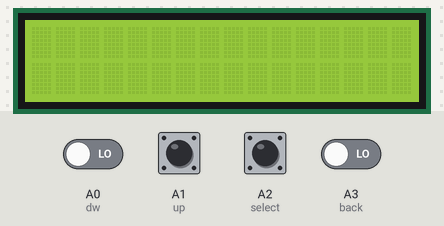
Bench run of a sketch on a simulated Arduino Uno, built with avr-gcc and run on an emulated ATmega328P. On the bench: 16×2 character LCD. Inputs (shaded band) come from the test bench; at power-on: A1 (up) HIGH, A0 (dw), A2 (select), A3 (back) LOW. No radio packets arrive unless stated.

Above: at 1.2 s.
1.3 s: A0 (dw) driven HIGH
At 1.7 s:
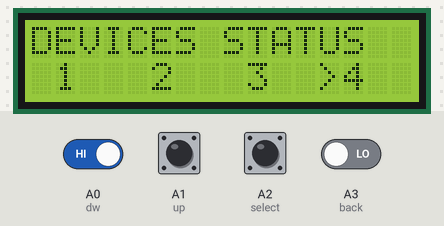
2.8 s: A2 (select) pulled HIGH for 0.15 s
At 3.6 s:
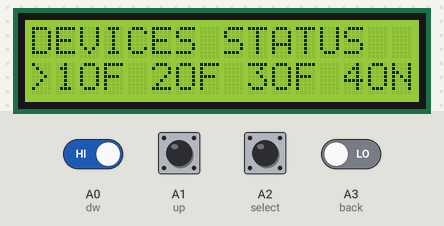
4.4 s: A2 (select) pulled HIGH for 1 s
At 4.8 s:
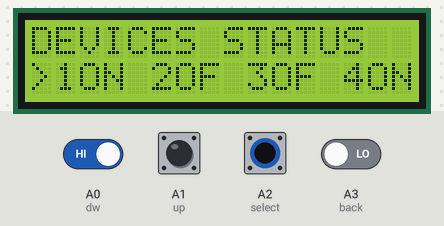
Timing chart, 0 to 7.4 s (numbered marks = the images above; inputs shaded):
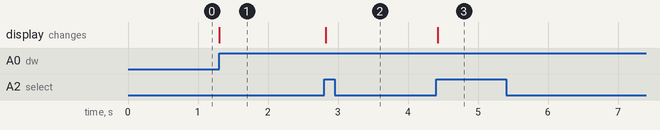

Measured:
- after the input at 1.3 s, the display: changes at once (image 1)
- after the input at 2.8 s, the display: changes at once (image 2)
- after the input at 4.4 s, the display: changes at once (image 3)

The sketch:

TX_KD.ino
```cpp
#include <RF24.h>
#include <LiquidCrystal.h>
#include<SPI.h>
#define up    A1
#define select A2
#define dw    A0
#define back  A3
#define ON    1
#define OFF   0
RF24 radio(9, 10);
const byte address[6] = "12345";
LiquidCrystal lcd(7,6,5,4,3,2);
unsigned tt=1;
int ena=0;
bool motor1_status = OFF;
bool motor2_status = OFF;
bool motor3_status = OFF;
bool motor4_status = OFF;
const int motor1 = 1;
const int motor2 = 2;
const int motor3 = 3;
const int motor4 = 4;
bool result;
typedef struct linker
{
  struct linker *pre;
  int menuID;
  char title[16];
  char list1[4];
  struct linker *menulist1;
  void(*activationON)(int,int);
  char list2[4];
  struct linker *menulist2;
  void(*activationOFF)(int,int);
  char list3[4];
  struct linker *menulist3;
  char list4[4];
  struct linker *menulist4;
} menu;
menu *ptr;

void send_data(int menuID, int status) {
  char message[6]="";
  sprintf(message, "%d%s", menuID, status ? "ON" : "OFF");
  radio.write(&message, sizeof(message));
}
void activation(int devices, int status){
  switch(devices){
    case motor1:
      motor1_status = status;
      send_data(devices, status);
      break;
    case motor2:
      motor2_status = status;
      send_data(devices, status);
      break;
    case motor3:
      motor3_status = status;
      send_data(devices, status);
      break;
    case motor4:
      motor4_status = status;
      send_data(devices, status);
      break;
  }
}
menu Motor1 = {
  NULL,motor1,
  "               ",
  "ON ", NULL,&activation,
  "OFF", NULL,&activation,
  "   ", NULL,
  "   ", NULL,
};

menu Motor2 = {
  NULL,motor2,
  "               ",
  "ON ", NULL,&activation,
  "OFF", NULL,&activation,
  "   ", NULL,
  "   ", NULL,
};

menu Motor3 = {
  NULL,motor3,
  "               ",
  "ON ", NULL,&activation,
  "OFF", NULL,&activation,
  "   ", NULL,
  "   ", NULL,
};

menu Motor4 = {
  NULL,motor4,
  "               ",
  "ON ", NULL,&activation,
  "OFF", NULL,&activation,
  "   ", NULL,
  "   ", NULL,
};

menu mainmenu = {
  NULL,NULL,
  "DEVICES STATUS",
  "1  ", NULL,NULL,
  "2  ", NULL,NULL,
  "3  ", NULL,
  "4  ", NULL,
};


void displaymenu(menu *menu)
{
  lcd.setCursor(0,0);
  lcd.print(menu->title);
  lcd.setCursor(1,1);
  lcd.print(menu->list1);
  lcd.setCursor(5,1);
  lcd.print(menu->list2);
  lcd.setCursor(9,1);
  lcd.print(menu->list3);
  lcd.setCursor(13,1);
  lcd.print(menu->list4);
}
void contro_lcd() {
  lcd.setCursor(0,1); lcd.print(tt==1 ? ">" : " ");
  lcd.setCursor(4,1); lcd.print(tt==2 ? ">" : " ");
  lcd.setCursor(8,1); lcd.print(tt==3 ? ">" : " ");
  lcd.setCursor(12,1); lcd.print(tt==4 ? ">" : " ");
}
void button_up()
{
   if(digitalRead(up)==0)
   {
      delay(20);
      if(digitalRead(up)==0)
      {
        if(ena==1){
          tt++;
          if(tt>2)tt=1;
        }
        else{
         tt++;
         if(tt>4)tt=1;
        }
        while(digitalRead(up)==0);
      }
   }
}
void button_dw()
{
   if(digitalRead(dw)==0)
   {
      delay(20);
      if(digitalRead(dw)==0)
      {
        if(ena==1){
          if(tt>=0){
            tt--;
            if(tt<=0)tt=2;
          }
        }
        else{
        if(tt>=0){
         tt--;
         if(tt<=0)tt=4;
        }
        }
         while(digitalRead(dw)==0);
      }
   }
}
void button_select()
{
  if(digitalRead(select)==0)
   {
      delay(20);
      if(digitalRead(select)==0)
      {
        if(ena==0){

          if(tt==1){
            ptr=(ptr->menulist1==NULL)?ptr:ptr->menulist1;
          }
          if(tt==2){
            ptr=(ptr->menulist2==NULL)?ptr:ptr->menulist2;
          }
          if(tt==3){
            ptr=(ptr->menulist3==NULL)?ptr:ptr->menulist3;
          }
          if(tt==4){
            ptr=(ptr->menulist4==NULL)?ptr:ptr->menulist4;
          }
          ena=1;
          tt=1;
        }
        if(ena==1){
            if(tt==1){
              if(ptr->activationON!=NULL)ptr->activationON(ptr->menuID,ON);
            }
            if(tt==2){
              if(ptr->activationOFF!=NULL)ptr->activationOFF(ptr->menuID,OFF);
            }
          }
        }
         while(digitalRead(select)==0);
    }


}
void button_back()
{
  if(digitalRead(back)==0)
   {
      delay(20);
      if(digitalRead(back)==0)
      {
        ena=0;
        ptr=(ptr->pre==NULL)?ptr:ptr->pre;
        tt=1;
         while(digitalRead(select)==0);
      }
   }

}
void update_mainmenu_status() {
  strcpy(mainmenu.list1,(motor1_status==ON)?"1ON":"1OF");
  strcpy(mainmenu.list2,(motor2_status==ON)?"2ON":"2OF");
  strcpy(mainmenu.list3,(motor3_status==ON)?"3ON":"3OF");
  strcpy(mainmenu.list4,(motor4_status==ON)?"4ON":"4OF");
}
void setup_struct(){
  mainmenu.pre= NULL;
  Motor1.pre=&mainmenu;
  Motor2.pre=&mainmenu;
  Motor3.pre=&mainmenu;
  Motor4.pre=&mainmenu;
  mainmenu.menulist1=&Motor1;
  mainmenu.menulist2=&Motor2;
  mainmenu.menulist3=&Motor3;
  mainmenu.menulist4=&Motor4;
}
void setup_radio(){
  radio.begin();
  radio.openWritingPipe(address);
  radio.setPALevel(RF24_PA_MIN);  // Giảm công suất để tránh quá tải nguồn
  radio.setChannel(80);           // 125 kênh từ 0-124; TX và RX phải cùng kênh
  radio.setDataRate(RF24_250KBPS);  // Chậm lại để ổn định hơn
  radio.stopListening(); // Chế độ gửi
}
void setup_pin(){
  pinMode(up,INPUT);
  pinMode(select,INPUT);
  pinMode(dw,INPUT);
  pinMode(back,INPUT);
}
void setup() {
  // put your setup code here, to run once:
    Serial.begin(9600);
    tt=1;
    setup_struct();
    setup_pin();
    setup_radio();
    lcd.begin(16,2);
    ptr=&mainmenu;

}
void loop() {
  // put your main code here, to run repeatedly:
  button_up();
  button_dw();
  displaymenu(ptr);
  contro_lcd();
  button_select();
  button_back();
  update_mainmenu_status();


}
```
